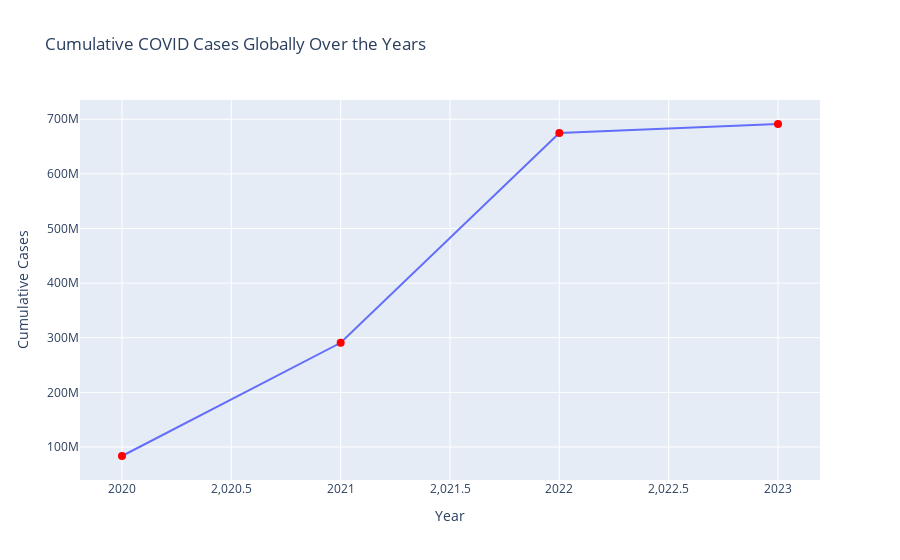

The notebook cell this image was saved under:
### Markdown cell above
<br><span style="font-family: 'Times New Roman', Times, serif; font-weight: bold; font-size: 25px;">Visualization of Cumulative COVID Cases Globally Over the Years</span>

### Code cell
# Data for visualization
cumulative_data = {
    'Year': [2020, 2021, 2022, 2023],
    'Cumulative Cases': [83522360, 290753103, 674689632, 691239744]
}

# Interactive line plot for cumulative cases
fig_cumulative = px.line(cumulative_data, x='Year', y='Cumulative Cases', title='Cumulative COVID Cases Globally Over the Years', labels={'Cumulative Cases': 'Cumulative Cases'})
fig_cumulative.update_traces(mode='lines+markers', marker=dict(size=8, color='red'))
fig_cumulative.show()

### Figure 1 — Plotly figure (JSON) as saved in the notebook; plotly's stock layout.template omitted (floating-point values rounded to 4 significant figures)
{"data": [{"hovertemplate": "Year=%{x}<br>Cumulative Cases=%{y}<extra></extra>", "legendgroup": "", "line": {"color": "#636efa", "dash": "solid"}, "marker": {"color": "red", "size": 8, "symbol": "circle"}, "mode": "lines+markers", "name": "", "orientation": "v", "showlegend": false, "type": "scatter", "x": [2020, 2021, 2022, 2023], "xaxis": "x", "y": [83522360, 290753103, 674689632, 691239744], "yaxis": "y"}], "layout": {"legend": {"tracegroupgap": 0}, "title": {"text": "Cumulative COVID Cases Globally Over the Years"}, "xaxis": {"anchor": "y", "domain": [0, 1], "title": {"text": "Year"}}, "yaxis": {"anchor": "x", "domain": [0, 1], "title": {"text": "Cumulative Cases"}}}}
